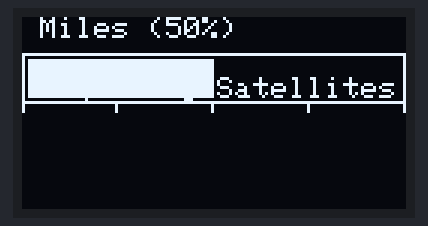
The sketch below on a simulated Arduino Uno, built with avr-gcc and run on an emulated ATmega328P. Parts: 128×64 one-colour display.

Above: at 0.1 s.

The sketch:

oled_simple.ino
```cpp
#define OLED_DC 11
#define OLED_CS 12
#define OLED_CLK 10
#define OLED_MOSI 9   //(Pin on OLED labeled DATA)
#define OLED_RESET 13

#include <Wire.h>
#include <Adafruit_GFX.h>
#include <Adafruit_SSD1306.h>

Adafruit_SSD1306 display(OLED_MOSI, OLED_CLK, OLED_DC, OLED_RESET, OLED_CS);

void setup() {
  display.begin(SSD1306_SWITCHCAPVCC);

  display.clearDisplay();
  display.setTextSize(1);
  display.setTextColor(WHITE);
  display.setCursor(0,0);
  display.print(" Miles (50%)");

    display.drawLine(0, 12, 0, 31, WHITE);

  display.drawLine(63, 28, 63, 31, WHITE);
  display.drawLine(127, 12, 127, 31, WHITE);
  display.drawLine(31, 28, 31, 31, WHITE);

  display.drawLine(95, 28, 95, 31, WHITE);
  display.drawLine(0, 28, 127, 28, WHITE);
  display.drawLine(0, 12, 127, 12, WHITE);

  display.fillRect(2, 14, (124 * 0.5), 13, 1);

    display.setTextColor(WHITE);
    display.setCursor(5,20);
    display.print("Acquiring Satellites");

  display.display();
}


void loop() {

}
```
